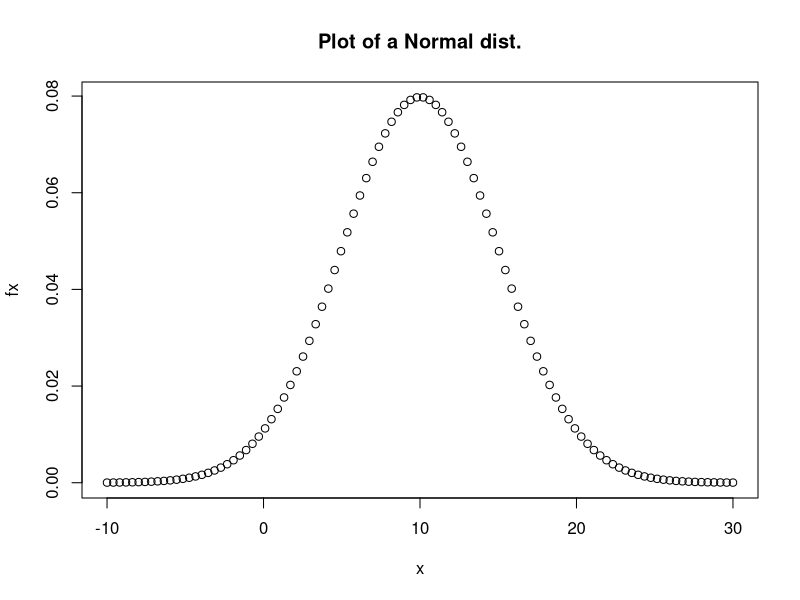
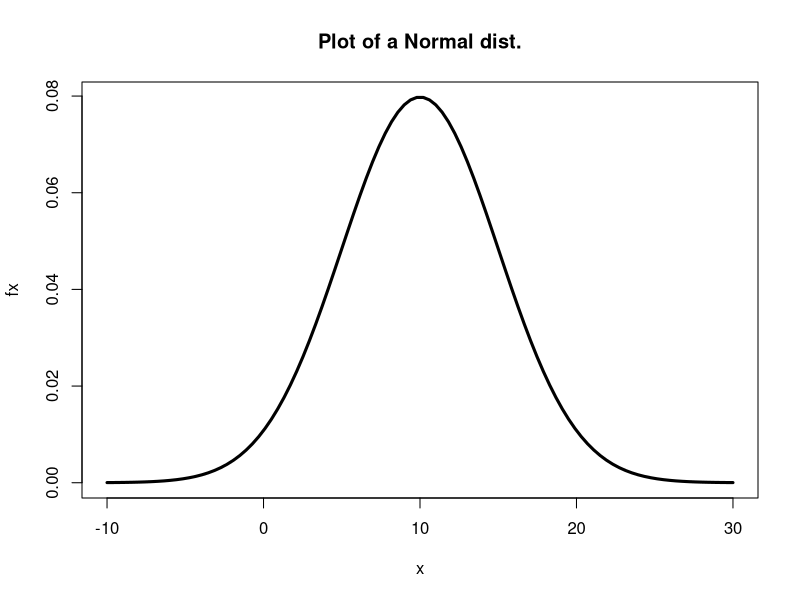
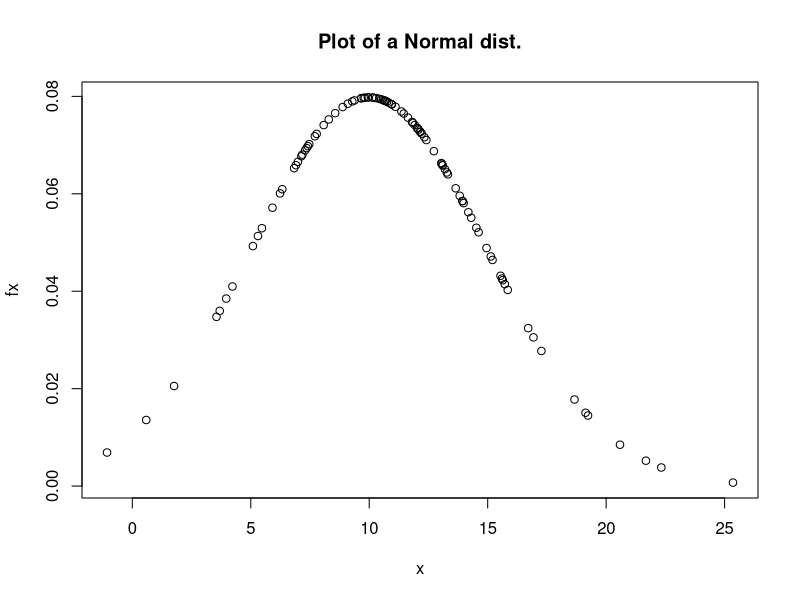
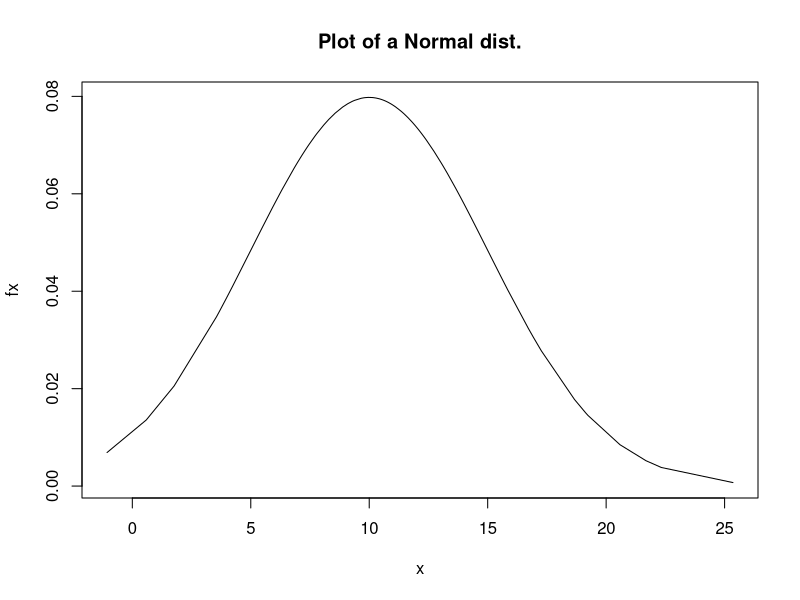
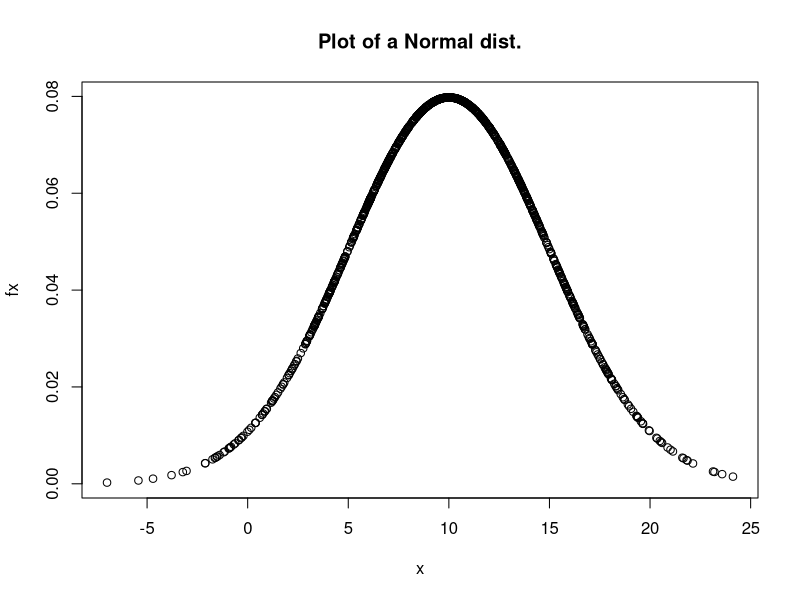
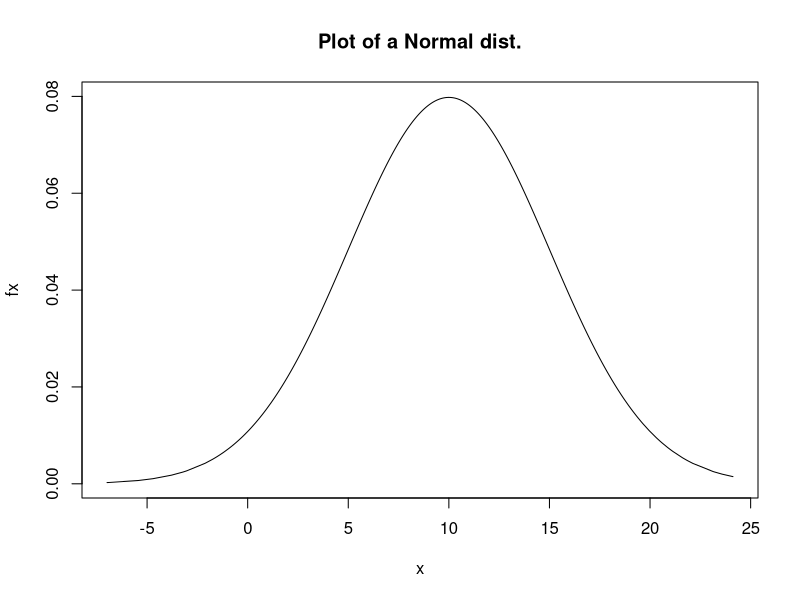
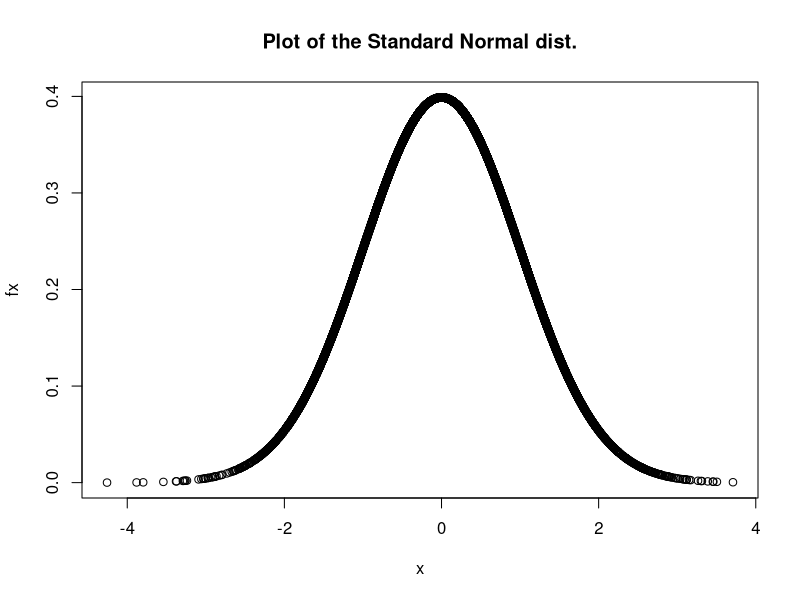
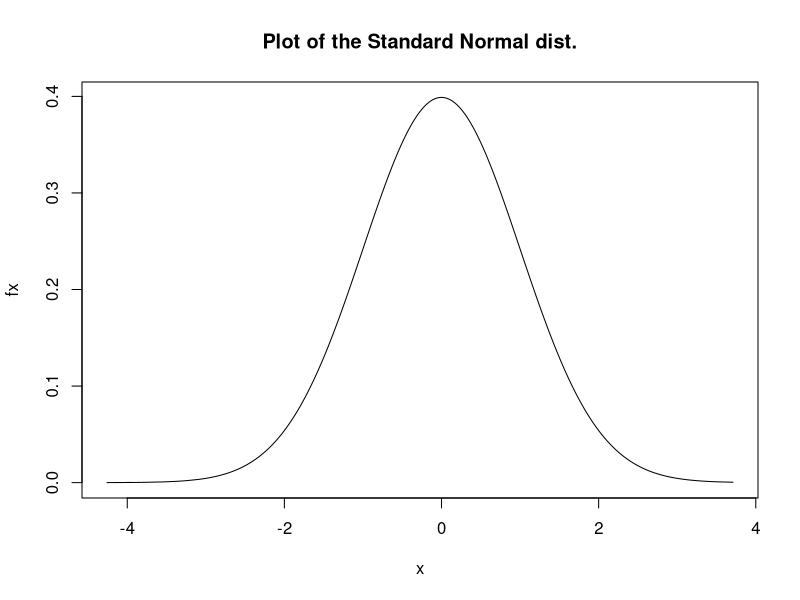

The R source for these figures, in order:
?Distributions

x <- seq(-10,30,len=100)
fx <- dnorm(x, mean=10, sd=5)
plot(x, fx, 
     main="Plot of a Normal dist.")
plot(x, fx, 
     main="Plot of a Normal dist.",
     type="l",lwd=3)


x <- rnorm(100, mean=10, sd=5)
x <- sort(x)
fx <- dnorm(x, mean=10, sd=5)
plot(x, fx, 
     main="Plot of a Normal dist.")
plot(x, fx, 
     main="Plot of a Normal dist.",
     type="l")

x <- rnorm(1000, mean=10, sd=5)
x <- sort(x)
fx <- dnorm(x, mean=10, sd=5)
plot(x, fx, 
     main="Plot of a Normal dist.")
plot(x, fx, 
     main="Plot of a Normal dist.",
     type="l")

x <- rnorm(10000, mean=0, sd=1)
x <- sort(x)
fx <- dnorm(x, mean=0, sd=1)
plot(x, fx, 
     main="Plot of the Standard Normal dist.")
plot(x, fx, 
     main="Plot of the Standard Normal dist.",
     type="l")


x <- seq(-10,30,len=100)
Fx <- pnorm(x, mean=10, sd=5)
plot(x, Fx, 
     main="CDF of a Normal dist.")
plot(x, Fx, 
     main="CDF of a Normal dist.",
     type="l",lwd=3)


x <- rnorm(100,mean=10,sd=5)
x <- sort(x)
Fx <- pnorm(x, mean=10, sd=5)
plot(x, Fx, 
     main="CDF of a Normal dist.")
plot(x, Fx, 
     main="CDF of a Normal dist.",
     type="l",lwd=3)

x <- rnorm(1000,mean=10,sd=5)
x <- sort(x)
Fx <- pnorm(x, mean=10, sd=5)
plot(x, Fx, 
     main="CDF of a Normal dist.")
plot(x, Fx, 
     main="CDF of a Normal dist.",
     type="l",lwd=3)


x <- rnorm(1000,mean=0,sd=1)
x <- sort(x)
Fx <- pnorm(x, mean=0, sd=1)
plot(x, Fx, 
     main="CDF of the Standard Normal dist.")
plot(x, Fx, 
     main="CDF of the Standard Normal dist.",
     type="l",lwd=3)

#Binomial distribution
#P(X=2)=?
(factorial(5)/(factorial(2)*factorial(3))*0.3^2*0.7^3)
choose(5,2)* 0.3^2 * (1-0.3)^(5-2)
dbinom(2, size=5,prob=0.3)

#Display the probability distribution table 
x <- 0:5
px <- dbinom(x, size=5, prob=0.3)
x
px
sum(px)

# Display the probability distribution table of the number of black balls drawn.
dbinom(x=0:5, size=5, prob=0.3)

# Display the probability distribution table of the number of red balls drawn.
dbinom(x=0:5, size=5, prob=0.7)

# What is the probability of drawing max. 3 black balls?
# P(X<= 3)=?
dbinom(0, size=5, prob=0.3)+
  dbinom(1, size=5, prob=0.3)+
  dbinom(2, size=5, prob=0.3)+
  dbinom(3, size=5, prob=0.3)

sum(dbinom(0:3,size=5,prob=0.3))

pbinom(3,size=5, prob=0.3)

# What is the probability of drawing max. 4 black balls?
pbinom(4, size=5, prob=0.3)

1-dbinom(5,size=5,prob=0.3)  

x <- 0:5
x
pbinom(x, size=5, prob=0.3)

cumsum(dbinom(x, size=5, prob=0.3))







